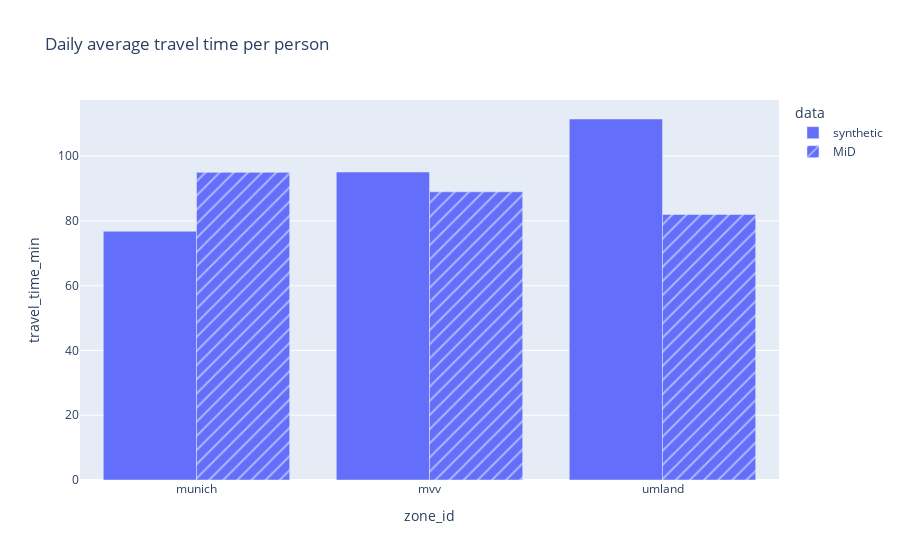

The notebook cell saved with this chart:
### Code cell
px.bar(
    df, x = "zone_id", y = "travel_time_min", pattern_shape = "data", barmode = "group",
    title = "Daily average travel time per person"
)

### Figure 1 — Plotly figure (JSON) as saved in the notebook; plotly's stock layout.template omitted (floating-point values rounded to 4 significant figures)
{"data": [{"alignmentgroup": "True", "hovertemplate": "data=synthetic<br>zone_id=%{x}<br>travel_time_min=%{y}<extra></extra>", "legendgroup": "synthetic", "marker": {"color": "#636efa", "pattern": {"shape": ""}}, "name": "synthetic", "offsetgroup": "synthetic", "orientation": "v", "showlegend": true, "textposition": "auto", "type": "bar", "x": ["munich", "mvv", "umland"], "xaxis": "x", "y": [76.8, 95.1, 111.5], "yaxis": "y"}, {"alignmentgroup": "True", "hovertemplate": "data=MiD<br>zone_id=%{x}<br>travel_time_min=%{y}<extra></extra>", "legendgroup": "MiD", "marker": {"color": "#636efa", "pattern": {"shape": "/"}}, "name": "MiD", "offsetgroup": "MiD", "orientation": "v", "showlegend": true, "textposition": "auto", "type": "bar", "x": ["mvv", "munich", "umland"], "xaxis": "x", "y": [89, 95, 82], "yaxis": "y"}], "layout": {"barmode": "group", "legend": {"title": {"text": "data"}, "tracegroupgap": 0}, "title": {"text": "Daily average travel time per person"}, "xaxis": {"anchor": "y", "domain": [0, 1], "title": {"text": "zone_id"}}, "yaxis": {"anchor": "x", "domain": [0, 1], "title": {"text": "travel_time_min"}}}}
